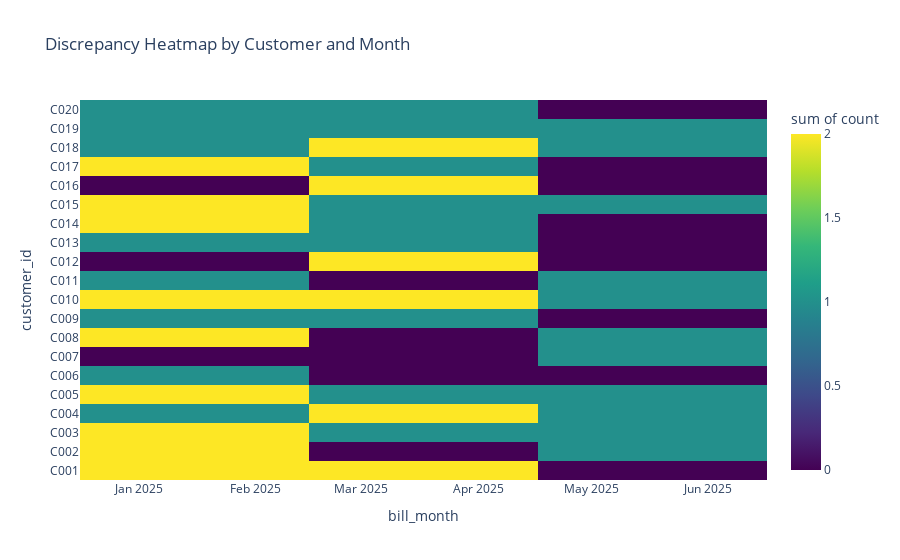

Notebook cell for this chart:
### Code cell
customer_summary = df[df["has_issue"]].groupby(["customer_id", "bill_month"]).size().reset_index(name="count")

fig2 = px.density_heatmap(customer_summary,
                          x="bill_month",
                          y="customer_id",
                          z="count",
                          title="Discrepancy Heatmap by Customer and Month",
                          color_continuous_scale="viridis")
fig2.show()

### Figure 1 — Plotly figure (JSON) as saved in the notebook; plotly's stock layout.template omitted (floating-point values rounded to 4 significant figures)
{"data": [{"coloraxis": "coloraxis", "histfunc": "sum", "hovertemplate": "bill_month=%{x}<br>customer_id=%{y}<br>sum of count=%{z}<extra></extra>", "name": "", "type": "histogram2d", "x": ["2025-01", "2025-02", "2025-03", "2025-04", "2025-01", "2025-02", "2025-05", "2025-01", "2025-02", "2025-03", "2025-05", "2025-02", "2025-03", "2025-04", "2025-05", "2025-01", "2025-02", "2025-04", "2025-05", "2025-02", "2025-05", "2025-01", "2025-02", "2025-05", "2025-02", "2025-03", "2025-01", "2025-02", "2025-03", "2025-04", "2025-05", "2025-01", "2025-05", "2025-03", "2025-04", "2025-01", "2025-04", "2025-01", "2025-02", "2025-04", "2025-01", "2025-02", "2025-03", "2025-05", "2025-03", "2025-04", "2025-01", "2025-02", "2025-03", "2025-01", "2025-03", "2025-04", "2025-05", "2025-01", "2025-04", "2025-05", "2025-01", "2025-04"], "xaxis": "x", "xbingroup": "x", "y": ["C001", "C001", "C001", "C001", "C002", "C002", "C002", "C003", "C003", "C003", "C003", "C004", "C004", "C004", "C004", "C005", "C005", "C005", "C005", "C006", "C007", "C008", "C008", "C008", "C009", "C009", "C010", "C010", "C010", "C010", "C010", "C011", "C011", "C012", "C012", "C013", "C013", "C014", "C014", "C014", "C015", "C015", "C015", "C015", "C016", "C016", "C017", "C017", "C017", "C018", "C018", "C018", "C018", "C019", "C019", "C019", "C020", "C020"], "yaxis": "y", "ybingroup": "y", "z": [1, 1, 1, 1, 1, 1, 1, 1, 1, 1, 1, 1, 1, 1, 1, 1, 1, 1, 1, 1, 1, 1, 1, 1, 1, 1, 1, 1, 1, 1, 1, 1, 1, 1, 1, 1, 1, 1, 1, 1, 1, 1, 1, 1, 1, 1, 1, 1, 1, 1, 1, 1, 1, 1, 1, 1, 1, 1]}], "layout": {"coloraxis": {"colorbar": {"title": {"text": "sum of count"}}, "colorscale": [[0, "#440154"], [0.1111, "#482878"], [0.2222, "#3e4989"], [0.3333, "#31688e"], [0.4444, "#26828e"], [0.5556, "#1f9e89"], [0.6667, "#35b779"], [0.7778, "#6ece58"], [0.8889, "#b5de2b"], [1, "#fde725"]]}, "legend": {"tracegroupgap": 0}, "title": {"text": "Discrepancy Heatmap by Customer and Month"}, "xaxis": {"anchor": "y", "domain": [0, 1], "title": {"text": "bill_month"}}, "yaxis": {"anchor": "x", "domain": [0, 1], "title": {"text": "customer_id"}}}}
